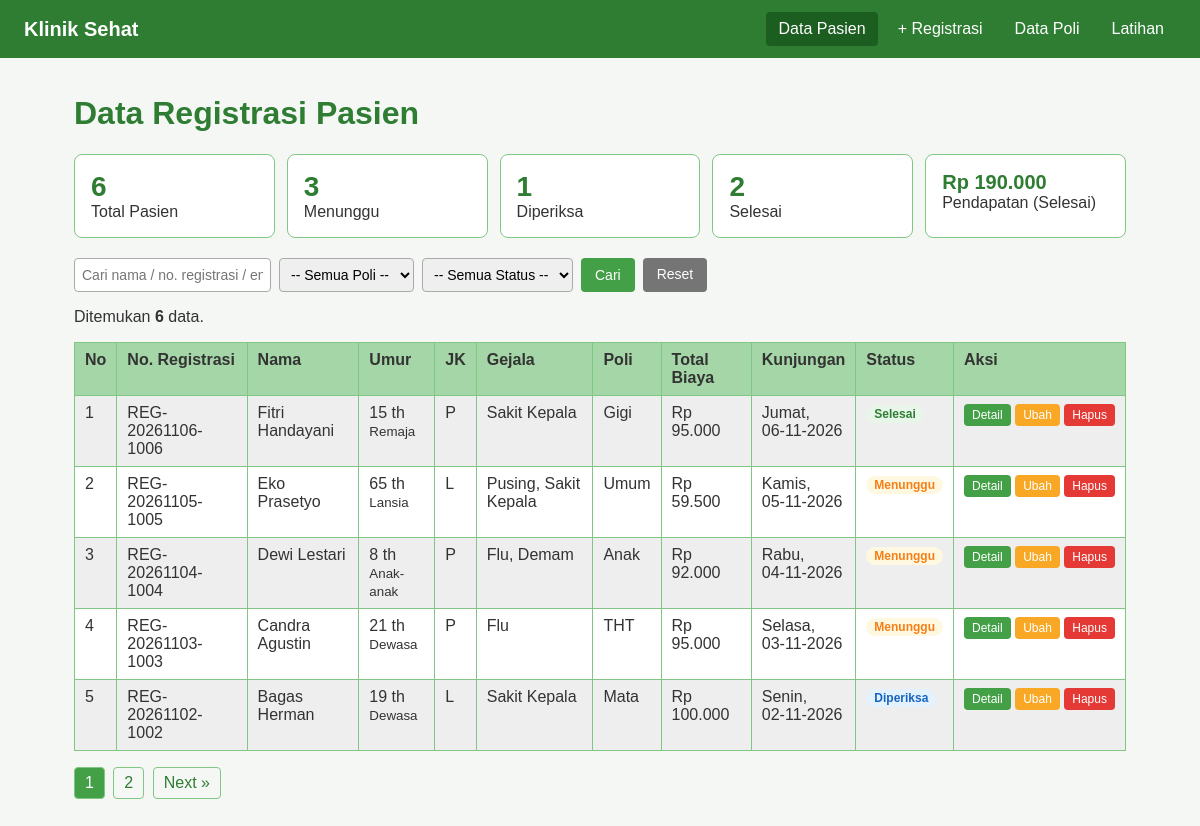
The page / on the database its author committed.
### tables this page shows
CREATE TABLE pasien (
    id                INT AUTO_INCREMENT PRIMARY KEY,
    no_registrasi     VARCHAR(20)  NOT NULL UNIQUE,
    nama              VARCHAR(50)  NOT NULL,
    umur              INT          NOT NULL,
    email             VARCHAR(50)  NOT NULL,
    no_hp             VARCHAR(13)  NOT NULL,           
    pin               VARCHAR(255) NOT NULL,           
    jenis_kelamin     ENUM('L','P') NOT NULL,          
    gejala            VARCHAR(255) NOT NULL,           
    poli_id           INT          NOT NULL,           
    deskripsi         TEXT,
    bukti_bayar       VARCHAR(255),                    
    status            ENUM('Menunggu','Diperiksa','Selesai') NOT NULL DEFAULT 'Menunggu',
    tanggal_kunjungan DATE         NOT NULL,
    created_at        TIMESTAMP    DEFAULT CURRENT_TIMESTAMP,

     
    CONSTRAINT fk_pasien_poli FOREIGN KEY (poli_id) REFERENCES poli(id)
        ON UPDATE CASCADE ON DELETE RESTRICT
);

CREATE TABLE poli (
    id        INT AUTO_INCREMENT PRIMARY KEY,
    nama_poli VARCHAR(50) NOT NULL UNIQUE,
    tarif     INT NOT NULL DEFAULT 0
);

### index.php (the view, shortened to what this page needs)
<?php
include "koneksi.php";
include "fungsi.php";
$cari    = isset($_GET["cari"]) ? trim($_GET["cari"]) : "";
$poli    = isset($_GET["poli"]) ? $_GET["poli"] : "";
$status  = isset($_GET["status"]) ? $_GET["status"] : "";
$halaman = isset($_GET["halaman"]) ? (int) $_GET["halaman"] : 1;
$where = "";
$per_halaman = 5;
$sql_total  = "SELECT COUNT(*) AS total FROM pasien p $where";
$total_data = $conn->query($sql_total)->fetch_assoc()["total"];
$total_halaman = ceil($total_data / $per_halaman);
$offset        = ($halaman - 1) * $per_halaman;
$sql = "SELECT p.*, po.nama_poli, po.tarif
        FROM pasien p
        JOIN poli po ON p.poli_id = po.id
        $where
        ORDER BY p.tanggal_kunjungan DESC, p.id DESC
        LIMIT $per_halaman OFFSET $offset";
$result = $conn->query($sql);
$statistik = ["Menunggu" => 0, "Diperiksa" => 0, "Selesai" => 0];
$res_stat  = $conn->query("SELECT status, COUNT(*) AS jumlah FROM pasien GROUP BY status");
while ($row = $res_stat->fetch_assoc()) {
    $statistik[$row["status"]] = $row["jumlah"];
}
$total_pasien = array_sum($statistik);
$sql_pendapatan = "SELECT p.umur, p.gejala, po.tarif FROM pasien p
                   JOIN poli po ON p.poli_id = po.id
                   WHERE p.status = 'Selesai'";
$res_pendapatan = $conn->query($sql_pendapatan);
$pendapatan     = 0;
while ($row = $res_pendapatan->fetch_assoc()) {
    $biaya       = hitungBiaya($row["tarif"], $row["gejala"], $row["umur"]);
    $pendapatan += $biaya["total"];
}
$query_filter = "cari=" . urlencode($cari) . "&poli=" . urlencode($poli) . "&status=" . urlencode($status);
?>
<!DOCTYPE html>
<html lang="id">
<head>
    <link rel="stylesheet" href="style.css">
</head>
<body>
    <nav class="navbar">
        <span class="logo">Klinik Sehat</span>
        <a href="index.php" class="aktif">Data Pasien</a>
        <a href="tambah.php">+ Registrasi</a>
        <a href="poli.php">Data Poli</a>
        <a href="latihan.php">Latihan</a>
    </nav>
    <div class="container">
        <h1>Data Registrasi Pasien</h1>
        <div class="kartu-wrap">
            <div class="kartu">
                <span class="angka"><?php echo $total_pasien; ?></span>
                <span>Total Pasien</span>
            </div>
            <?php
            foreach ($statistik as $nama_status => $jumlah) {
                echo "<div class='kartu'>";
                echo "<span class='angka'>$jumlah</span>";
                echo "<span>$nama_status</span>";
                echo "</div>";
            }
            ?>
            <div class="kartu">
                <span class="angka kecil"><?php echo formatRupiah($pendapatan); ?></span>
                <span>Pendapatan (Selesai)</span>
            </div>
        </div>
        <form action="index.php" method="get" class="form-cari">
            <input type="text" name="cari" placeholder="Cari nama / no. registrasi / email"
                   value="<?php echo htmlspecialchars($cari); ?>">
            <select name="poli">
                <option value="">-- Semua Poli --</option>
            </select>
            <select name="status">
                <option value="">-- Semua Status --</option>
            </select>
            <button type="submit">Cari</button>
            <a href="index.php" class="btn btn-abu">Reset</a>
        </form>
        <p>Ditemukan <b><?php echo $total_data; ?></b> data.</p>
        <?php if ($result->num_rows > 0) { ?>
            <table>
                <tr>
                    <th>No</th>
                    <th>No. Registrasi</th>
                    <th>Nama</th>
                    <th>Umur</th>
                    <th>JK</th>
                    <th>Gejala</th>
                    <th>Poli</th>
                    <th>Total Biaya</th>
                    <th>Kunjungan</th>
                    <th>Status</th>
                    <th>Aksi</th>
                </tr>
                <?php
                $no = $offset + 1;
                while ($row = $result->fetch_assoc()) {
                    $gejala = implode(", ", explode(",", $row["gejala"]));
                    $biaya = hitungBiaya($row["tarif"], $row["gejala"], $row["umur"]);
                ?>
                    <tr>
                        <td><?php echo $no++; ?></td>
                        <td><?php echo $row["no_registrasi"]; ?></td>
                        <td><?php echo htmlspecialchars(ucwords($row["nama"])); ?></td>
                        <td><?php echo $row["umur"]; ?> th<br><small><?php echo kategoriUsia($row["umur"]); ?></small></td>
                        <td><?php echo $row["jenis_kelamin"]; ?></td>
                        <td><?php echo htmlspecialchars($gejala); ?></td>
                        <td><?php echo htmlspecialchars($row["nama_poli"]); ?></td>
                        <td><?php echo formatRupiah($biaya["total"]); ?></td>
                        <td>
                            <?php echo namaHari($row["tanggal_kunjungan"]); ?>,<br>
                            <?php echo formatTanggal($row["tanggal_kunjungan"]); ?>
                        </td>
                        <td><?php echo labelStatus($row["status"]); ?></td>
                        <td class="aksi">
                            <a href="detail.php?id=<?php echo $row["id"]; ?>" class="btn btn-kecil">Detail</a>
                            <a href="ubah.php?id=<?php echo $row["id"]; ?>" class="btn btn-kecil btn-kuning">Ubah</a>
                            <a href="hapus.php?id=<?php echo $row["id"]; ?>" class="btn btn-kecil btn-merah">Hapus</a>
                        </td>
                    </tr>
                <?php } ?>
            </table>
            <div class="pagination">
                <?php for ($i = 1; $i <= $total_halaman; $i++) { ?>
                    <a href="index.php?<?php echo $query_filter; ?>&halaman=<?php echo $i; ?>"
                       class="<?php echo ($i == $halaman) ? "aktif" : ""; ?>"><?php echo $i; ?></a>
                <?php } ?>
                <?php if ($halaman < $total_halaman) { ?>
                    <a href="index.php?<?php echo $query_filter; ?>&halaman=<?php echo $halaman + 1; ?>">Next &raquo;</a>
                <?php } ?>
            </div>
        <?php
        } else {
            echo "<p class='kosong'>0 result - data tidak ditemukan.</p>";
        }
        ?>
    </div>
</body>
</html>

### fungsi.php (shortened to what this page needs)
<?php
function kategoriUsia($umur)
{
    if ($umur <= 12) {
        return "Anak-anak";
    } else if ($umur <= 17) {
        return "Remaja";
    } else if ($umur <= 59) {
        return "Dewasa";
    } else {
        return "Lansia";
    }
}
function labelStatus($status)
{
    switch ($status) {
        case "Menunggu":
            $kelas = "badge-kuning";
            break;
        case "Diperiksa":
            $kelas = "badge-biru";
            break;
        case "Selesai":
            $kelas = "badge-hijau";
            break;
    }
    return "<span class='badge $kelas'>$status</span>";
}
function namaHari($tanggal)
{
    $indexHari = (int) date("N", strtotime($tanggal));
    $namaHari = match ($indexHari) {
        1 => "Senin",
        2 => "Selasa",
        3 => "Rabu",
        4 => "Kamis",
        5 => "Jumat",
        6 => "Sabtu",
        7 => "Minggu",
        default => "Indeks tidak valid",
    };
    return $namaHari;
}
function formatTanggal($tanggal)
{
    return date("d-m-Y", strtotime($tanggal));
}
function formatRupiah($angka)
{
    return "Rp " . number_format($angka, 0, ",", ".");
}
function biayaGejala($gejala)
{
    switch ($gejala) {
        case "Pusing":
            return 15000;
        case "Sakit Kepala":
            return 20000;
        case "Flu":
            return 25000;
        case "Demam":
            return 30000;
    }
}
function persenDiskon($umur)
{
    $kategori = kategoriUsia($umur);
    if ($kategori == "Anak-anak") {
        return 20;
    } else if ($kategori == "Lansia") {
        return 30;
    } else {
        return 0;
    }
}
function hitungBiaya($tarif_poli, $gejala_str, $umur)
{
    $biaya_gejala = 0;
    foreach (explode(",", $gejala_str) as $g) {
        $biaya_gejala += biayaGejala($g);
    }
    $subtotal = $tarif_poli + $biaya_gejala;
    $persen   = persenDiskon($umur);
    $diskon   = round($subtotal * $persen / 100);
    return [
        "biaya_pokok"  => $tarif_poli,
        "biaya_gejala" => $biaya_gejala,
        "subtotal"     => $subtotal,
        "persen"       => $persen,
        "diskon"       => $diskon,
        "total"        => $subtotal - $diskon,
    ];
}
?>

### style.css (style rules this page uses)
* { box-sizing: border-box; }
body { margin: 0; font-family: Arial, Helvetica, sans-serif; background-color: #F5F7F5; color: #333; }
h1, h2, h3 { color: #2E7D32; }
.navbar { display: flex; align-items: center; gap: 8px; padding: 12px 24px; background-color: #2E7D32; }
.navbar .logo { color: white; font-weight: bold; font-size: 20px; margin-right: auto; }
.navbar a { color: white; text-decoration: none; padding: 8px 12px; border-radius: 4px; }
.navbar a:hover, .navbar a.aktif { background-color: #1B5E20; }
.container { max-width: 1100px; margin: 0 auto; padding: 16px 24px 40px; }
.kartu-wrap { display: flex; flex-wrap: wrap; gap: 12px; margin-bottom: 20px; }
.kartu { flex: 1; min-width: 140px; display: flex; flex-direction: column; padding: 16px; background: white; border: 1px solid #81C784; border-radius: 8px; }
.kartu .angka { font-size: 28px; font-weight: bold; color: #2E7D32; }
.kartu .angka.kecil { font-size: 20px; }
table { width: 100%; border-collapse: collapse; background: white; margin-bottom: 16px; }
th, td { border: 1px solid #81C784; padding: 8px 10px; text-align: left; vertical-align: top; }
th { background-color: #A5D6A7; }
tr:nth-child(even) { background-color: #EEE; }
td.aksi { white-space: nowrap; }
input[type="text"], input[type="email"], input[type="password"], input[type="number"], input[type="date"], select, textarea { padding: 7px; border: 1px solid #aaa; border-radius: 4px; font-size: 14px; width: 280px; max-width: 100%; }
button, .btn { display: inline-block; padding: 8px 14px; border: none; border-radius: 4px; background-color: #43A047; color: white; font-size: 14px; text-decoration: none; cursor: pointer; }
.btn-kecil { padding: 4px 8px; font-size: 12px; }
.btn-kuning { background-color: #F9A825; }
.btn-merah { background-color: #E53935; }
.btn-abu { background-color: #757575; }
.form-cari { display: flex; flex-wrap: wrap; gap: 8px; margin-bottom: 12px; }
.form-cari input, .form-cari select { width: auto; }
.badge { display: inline-block; padding: 2px 8px; border-radius: 10px; font-size: 12px; font-weight: bold; }
.badge-kuning { background: #FFF8E1; color: #F57F17; }
.badge-biru { background: #E3F2FD; color: #1565C0; }
.badge-hijau { background: #E8F5E9; color: #2E7D32; }
.pagination a { display: inline-block; padding: 6px 10px; margin-right: 4px; border: 1px solid #81C784; border-radius: 4px; text-decoration: none; color: #2E7D32; }
.pagination a.aktif, .pagination a:hover { background-color: #43A047; color: white; }

### rows shown on the page
pasien: no_registrasi "REG-20261106-1006", nama "Fitri Handayani", umur "15", umur "Remaja", jenis_kelamin "P", gejala "Sakit Kepala", poli.nama_poli "Gigi", total "Rp 95.000", tanggal_kunjungan "Jumat", tanggal_kunjungan "06-11-2026", status "Selesai"
pasien: no_registrasi "REG-20261105-1005", nama "Eko Prasetyo", umur "65", umur "Lansia", jenis_kelamin "L", gejala "Pusing, Sakit Kepala", poli.nama_poli "Umum", total "Rp 59.500", tanggal_kunjungan "Kamis", tanggal_kunjungan "05-11-2026", status "Menunggu"
pasien: no_registrasi "REG-20261104-1004", nama "Dewi Lestari", umur "8", umur "Anak-anak", jenis_kelamin "P", gejala "Flu, Demam", poli.nama_poli "Anak", total "Rp 92.000", tanggal_kunjungan "Rabu", tanggal_kunjungan "04-11-2026", status "Menunggu"
pasien: no_registrasi "REG-20261103-1003", nama "Candra Agustin", umur "21", umur "Dewasa", jenis_kelamin "P", gejala "Flu", poli.nama_poli "THT", total "Rp 95.000", tanggal_kunjungan "Selasa", tanggal_kunjungan "03-11-2026", status "Menunggu"
pasien: no_registrasi "REG-20261102-1002", nama "Bagas Herman", umur "19", umur "Dewasa", jenis_kelamin "L", gejala "Sakit Kepala", poli.nama_poli "Mata", total "Rp 100.000", tanggal_kunjungan "Senin", tanggal_kunjungan "02-11-2026", status "Diperiksa"

### other values the page prints
$total_pasien "6"
$jumlah "3"
$nama_status "Menunggu"
$jumlah "1"
$nama_status "Diperiksa"
$jumlah "2"
$nama_status "Selesai"
formatRupiah($pendapatan) "Rp 190.000"
$total_data "6"
